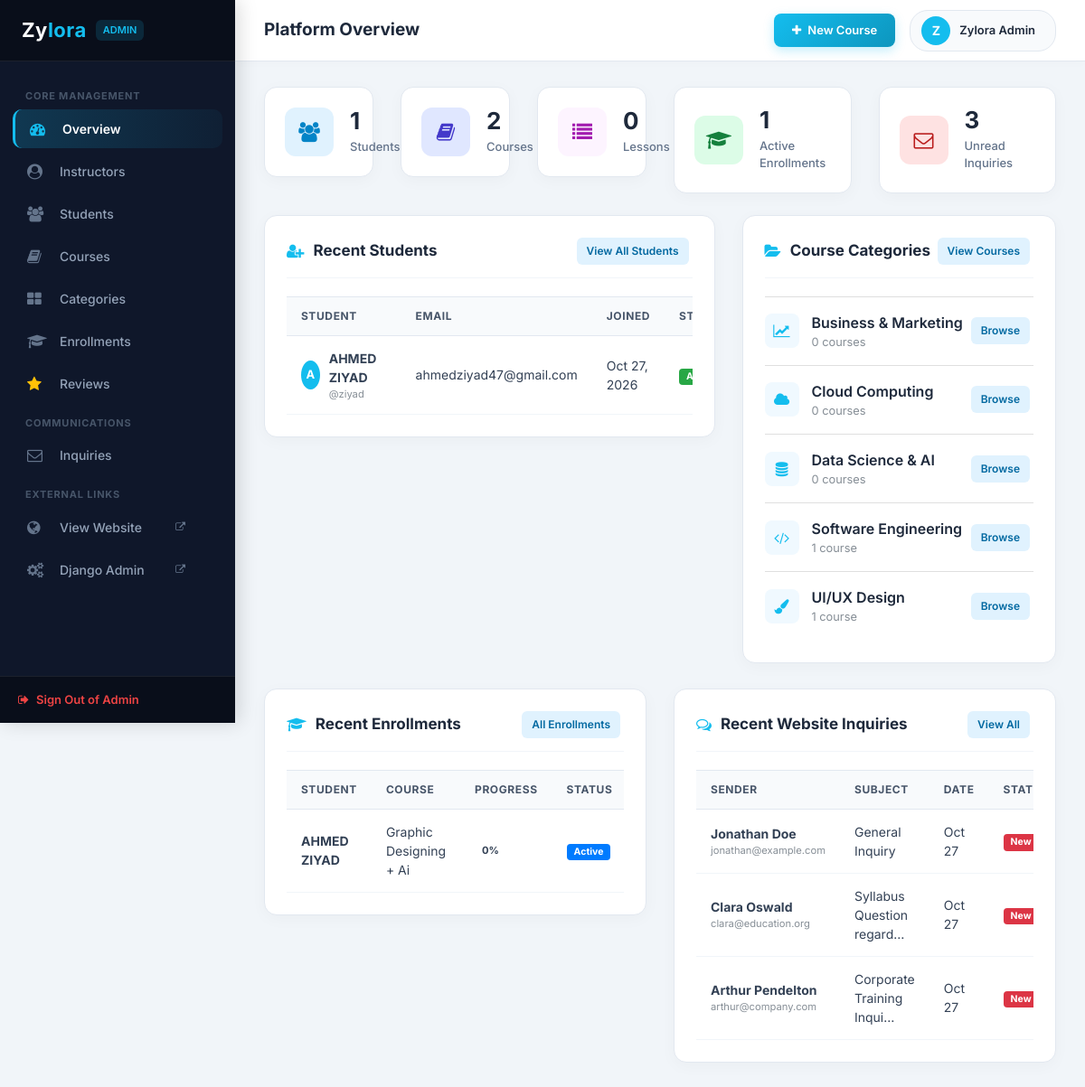
Page /admin-panel/ (signed in) on the earlier database version.
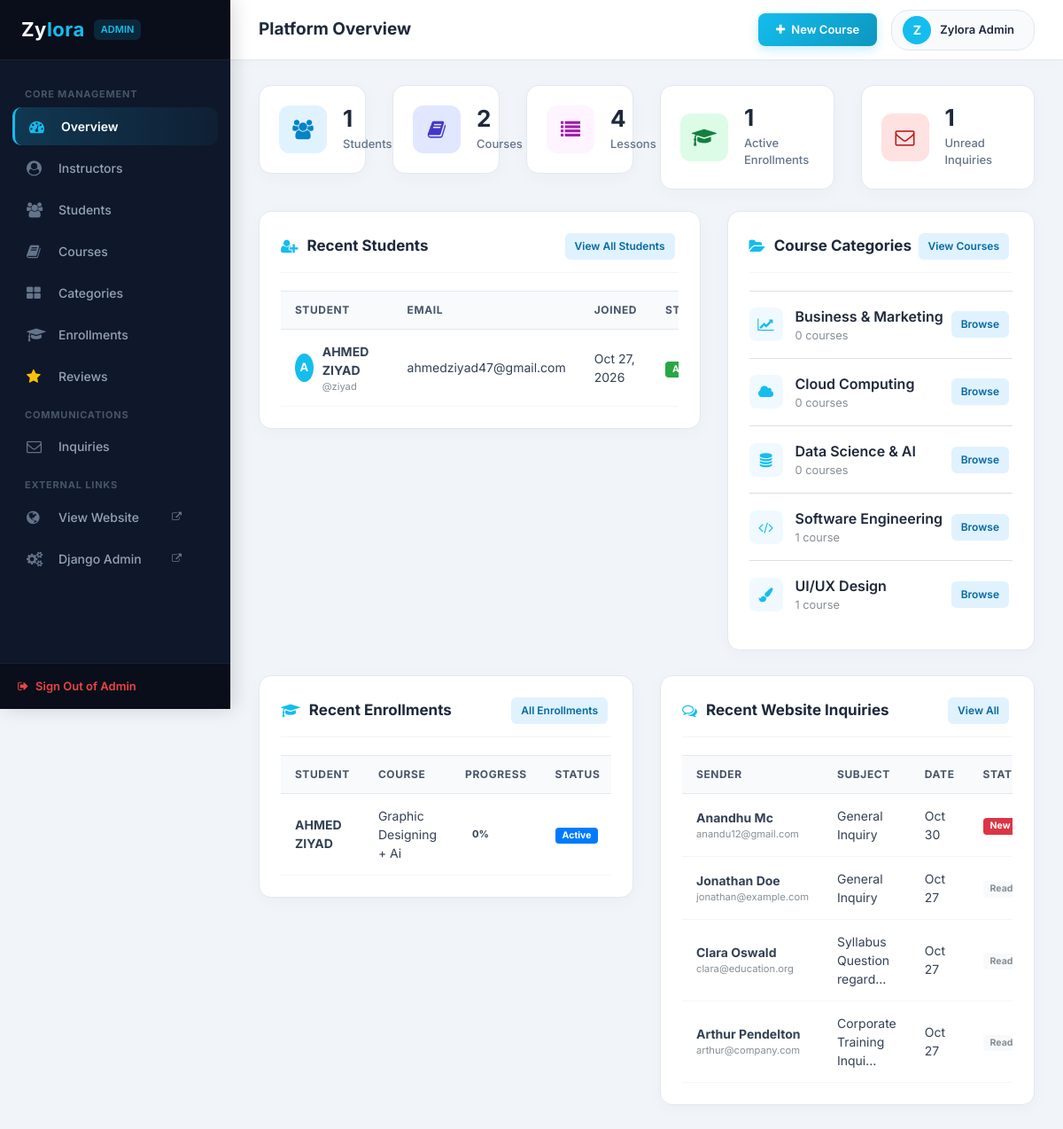
Same page on the later database version.
### backend/models.py (models this page shows, shortened)
class Category(models.Model):
    name = models.CharField(max_length=100, unique=True)
    slug = models.SlugField(max_length=120, unique=True, blank=True)
    icon = models.CharField(max_length=50, default='fa-laptop', help_text='Font Awesome class name')
    description = models.TextField(blank=True, default='')
    created_at = models.DateTimeField(auto_now_add=True)
    class Meta:
        verbose_name = 'Course Category'
        verbose_name_plural = 'Course Categories'
        ordering = ['name']

class Enrollment(models.Model):
    STATUS_CHOICES = [
        ('Active', 'Active'),
        ('Completed', 'Completed'),
        ('Dropped', 'Dropped'),
    ]
    user = models.ForeignKey(User, on_delete=models.CASCADE, related_name='enrollments')
    course = models.ForeignKey(Course, on_delete=models.CASCADE, related_name='enrollments')
    progress = models.PositiveIntegerField(default=0, help_text='Progress percentage from 0 to 100')
    status = models.CharField(max_length=20, choices=STATUS_CHOICES, default='Active')
    enrolled_at = models.DateTimeField(auto_now_add=True)
    updated_at = models.DateTimeField(auto_now=True)
    class Meta:
        unique_together = ('user', 'course')
        ordering = ['-enrolled_at']

class Course(models.Model):
    LEVEL_CHOICES = [
        ('Beginner', 'Beginner'),
        ('Intermediate', 'Intermediate'),
        ('Advanced', 'Advanced'),
    ]
    title = models.CharField(max_length=200)
    slug = models.SlugField(max_length=220, unique=True, blank=True)
    category = models.ForeignKey(Category, on_delete=models.SET_NULL, null=True, blank=True, related_name='courses')
    instructor = models.ForeignKey(User, on_delete=models.SET_NULL, null=True, blank=True, related_name='instructed_courses')
    instructor_name = models.CharField(max_length=150, default='Zylora Faculty')
    price = models.DecimalField(max_digits=8, decimal_places=2, default=0.00)
    image = models.ImageField(upload_to='courses/', blank=True, null=True)
    description = models.TextField()
    duration_weeks = models.PositiveIntegerField(default=8, help_text='Course duration in weeks')
    level = models.CharField(max_length=20, choices=LEVEL_CHOICES, default='Beginner')
    is_featured = models.BooleanField(default=False)
    is_published = models.BooleanField(default=True)
    created_at = models.DateTimeField(auto_now_add=True)
    updated_at = models.DateTimeField(auto_now=True)
    class Meta:
        ordering = ['-created_at']

class ContactMessage(models.Model):
    name = models.CharField(max_length=150)
    email = models.EmailField()
    subject = models.CharField(max_length=250, blank=True, default='General Inquiry')
    message = models.TextField()
    is_read = models.BooleanField(default=False)
    created_at = models.DateTimeField(auto_now_add=True)
    class Meta:
        ordering = ['-created_at']

### backend/views.py (the view)
# urls.py: path('', views.dashboard_overview, name='dashboard'),
@user_passes_test(is_admin_user, login_url='backend:admin_login')
def dashboard_overview(request):
    is_instructor = not request.user.is_superuser
    if is_instructor:
        instructor_courses = Course.objects.filter(instructor=request.user)
        total_courses = instructor_courses.count()
        total_students = User.objects.filter(enrollments__course__in=instructor_courses).distinct().count()
        total_enrollments = Enrollment.objects.filter(course__in=instructor_courses).count()
        active_enrollments = Enrollment.objects.filter(course__in=instructor_courses, status='Active').count()
        total_lessons = Lesson.objects.filter(course__in=instructor_courses).count()
        unread_messages = ContactMessage.objects.filter(is_read=False).count()
        recent_students = User.objects.filter(enrollments__course__in=instructor_courses).distinct().order_by('-date_joined')[:5]
        recent_enrollments = Enrollment.objects.filter(course__in=instructor_courses).select_related('user', 'course').order_by('-enrolled_at')[:5]
        recent_messages = ContactMessage.objects.order_by('-created_at')[:5]
        categories = Category.objects.filter(courses__in=instructor_courses).distinct().annotate(
            course_count=Count('courses', filter=Q(courses__instructor=request.user))
        )
    else:
        total_students = User.objects.filter(is_staff=False).count()
        total_courses = Course.objects.count()
        total_enrollments = Enrollment.objects.count()
        active_enrollments = Enrollment.objects.filter(status='Active').count()
        total_lessons = Lesson.objects.count()
        unread_messages = ContactMessage.objects.filter(is_read=False).count()
        recent_students = User.objects.filter(is_staff=False).order_by('-date_joined')[:5]
        recent_enrollments = Enrollment.objects.select_related('user', 'course').order_by('-enrolled_at')[:5]
        recent_messages = ContactMessage.objects.order_by('-created_at')[:5]
        categories = Category.objects.annotate(course_count=Count('courses'))
    context = {
        'total_students': total_students,
        'total_courses': total_courses,
        'total_enrollments': total_enrollments,
        'active_enrollments': active_enrollments,
        'total_lessons': total_lessons,
        'unread_messages': unread_messages,
        'recent_students': recent_students,
        'recent_enrollments': recent_enrollments,
        'recent_messages': recent_messages,
        'categories': categories,
        'is_instructor': is_instructor,
    }
    return render(request, 'backend/dashboard.html', context)

### backend/views.py (called while the page is built)
def is_admin_user(user):
    return user.is_authenticated and (user.is_staff or user.is_superuser)

### backend/templates/backend/dashboard.html (shortened to what the changed rows need)
{% extends 'backend/base_admin.html' %}
{% block page_title %}{% if is_instructor %}Instructor Dashboard{% else %}Platform Overview{% endif %}{% endblock %}
{% block admin_content %}
<div class="row">
	<div class="col-xl-2 col-md-4 col-sm-6">
		<div class="widget_card">
			<div>
				<div class="widget_value">{{ total_lessons }}</div>
				<div class="widget_title">{% if is_instructor %}My Lessons{% else %}Lessons{% endif %}</div>
			</div>
		</div>
	</div>
	<div class="col-xl-3 col-md-6 col-sm-6">
		<div class="widget_card">
			<div>
				<div class="widget_value">{{ unread_messages }}</div>
				<div class="widget_title">Unread Inquiries</div>
			</div>
		</div>
	</div>
</div>
<div class="row">
	<div class="col-xl-7">
		<div class="dash_panel">
			<div class="table-responsive">
				<table class="custom_table">
					<thead>
						<tr>
							<th>Student</th>
							<th>Email</th>
							<th>Joined</th>
							<th>Status</th>
						</tr>
					</thead>
					<tbody>
						{% for student in recent_students %}
						<tr>
							<td>
								<div class="d-flex align-items-center">
									<div class="admin_avatar" style="width: 32px; height: 32px; font-size: 13px;">
										{{ student.first_name|first|default:student.username|first|upper }}
									</div>
									<div>
										<strong>{{ student.get_full_name|default:student.username }}</strong>
										<div class="small text-muted">@{{ student.username }}</div>
									</div>
								</div>
							</td>
							<td>{{ student.email|default:"-" }}</td>
							<td>{{ student.date_joined|date:"M d, Y" }}</td>
							<td>
								{% if student.is_active %}
								<span class="badge badge-success px-2 py-1">Active</span>
								{% else %}
								<span class="badge badge-secondary px-2 py-1">Suspended</span>
								{% endif %}
							</td>
						</tr>
						{% empty %}
						<tr>
							<td colspan="5" class="text-center text-muted py-4">No registered students yet.</td>
						</tr>
						{% endfor %}
					</tbody>
				</table>
			</div>
		</div>
	</div>
	<div class="col-xl-5">
		<div class="dash_panel">
			<div class="list-group list-group-flush">
				{% for cat in categories %}
				<div class="list-group-item d-flex justify-content-between align-items-center px-0 py-3">
					<div class="d-flex align-items-center">
						<div style="width: 38px; height: 38px; border-radius: 8px; background: #f0f9ff; color: #14bdee; display: flex; align-items: center; justify-content: center; font-size: 16px; margin-right: 14px;">
							<i class="fa {{ cat.icon }}"></i>
						</div>
						<div>
							<div style="font-weight: 600; color: #1e293b;">{{ cat.name }}</div>
							<div class="small text-muted">{{ cat.course_count }} course{{ cat.course_count|pluralize }}</div>
						</div>
					</div>
					<a href="{% url 'backend:courses_list' %}?category={{ cat.id }}" class="btn_action_sm btn_action_edit">
						Browse
					</a>
				</div>
				{% empty %}
				<div class="text-muted text-center py-4">No categories created yet.</div>
				{% endfor %}
			</div>
		</div>
	</div>
</div>
<div class="row">
	<div class="col-xl-6">
		<div class="dash_panel">
			<div class="table-responsive">
				<table class="custom_table">
					<thead>
						<tr>
							<th>Student</th>
							<th>Course</th>
							<th>Progress</th>
							<th>Status</th>
						</tr>
					</thead>
					<tbody>
						{% for enr in recent_enrollments %}
						<tr>
							<td>
								<strong>{{ enr.user.get_full_name|default:enr.user.username }}</strong>
							</td>
							<td>{{ enr.course.title|truncatechars:28 }}</td>
							<td style="width: 120px;">
								<div class="d-flex align-items-center">
									<span class="small font-weight-bold ml-2">{{ enr.progress }}%</span>
								</div>
							</td>
							<td>
								{% if enr.status == 'Active' %}
								<span class="badge badge-primary px-2 py-1">Active</span>
								{% elif enr.status == 'Completed' %}
								<span class="badge badge-success px-2 py-1">Completed</span>
								{% else %}
								<span class="badge badge-secondary px-2 py-1">Dropped</span>
								{% endif %}
							</td>
						</tr>
						{% empty %}
						<tr>
							<td colspan="4" class="text-center text-muted py-4">No enrollments recorded yet.</td>
						</tr>
						{% endfor %}
					</tbody>
				</table>
			</div>
		</div>
	</div>
	<div class="col-xl-6">
		<div class="dash_panel">
			<div class="table-responsive">
				<table class="custom_table">
					<thead>
						<tr>
							<th>Sender</th>
							<th>Subject</th>
							<th>Date</th>
							<th>Status</th>
						</tr>
					</thead>
					<tbody>
						{% for msg in recent_messages %}
						<tr>
							<td>
								<strong>{{ msg.name }}</strong>
								<div class="small text-muted">{{ msg.email }}</div>
							</td>
							<td>{{ msg.subject|default:"General Inquiry"|truncatechars:25 }}</td>
							<td>{{ msg.created_at|date:"M d" }}</td>
							<td>
								{% if msg.is_read %}
								<span class="badge badge-light px-2 py-1 text-muted">Read</span>
								{% else %}
								<span class="badge badge-danger px-2 py-1">New</span>
								{% endif %}
							</td>
						</tr>
						{% empty %}
						<tr>
							<td colspan="4" class="text-center text-muted py-4">No inquiries received yet.</td>
						</tr>
						{% endfor %}
					</tbody>
				</table>
			</div>
		</div>
	</div>
</div>
{% endblock %}

Differences in the rows shown:
added ContactMessage: name "Anandhu Mc", email "anandu12@gmail.com", subject "General Inquiry", created_at "Oct 30", is_read "New"
changed ContactMessage "Jonathan Doe": is_read "New" → "Read"
changed ContactMessage "Clara Oswald": is_read "New" → "Read"
changed ContactMessage "Arthur Pendelton": is_read "New" → "Read"
Other differences:
{{ total_lessons }}: "0" → "4"
{{ unread_messages }}: "3" → "1"
